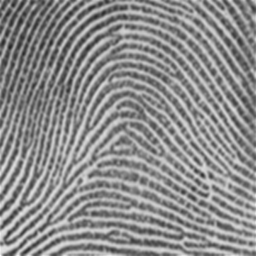
#> input picture PC4-PARALELA/arco1.tif, 256 x 256 px
$ python PC4_preg2.py
#> lines starting #> are read from the running program, lines starting #| are printed output that depends on the picture
import numpy as np
import math
import os
from PIL import Image
import threading
import os
import time
import matplotlib.pyplot as plt

# numero de hilos a crear sera igual al numero procesadores disponibles
num_threads = os.cpu_count()


'''
Se implementa una red de Kohonen (SOM) para clasificar huellas
digitales en 4 tipos:

LEFT_LOOP
RIGHT_LOOP
WHORL
ARCO
'''
# datos globales
LEFT_LOOP   = 1
RIGHT_LOOP  = 2
WHORL       = 3
ARCO        = 4

#matriz de 5×5 da el peso de vecindad de cada neurona alrededor
#de la ganadora. El centro (1) es máxima influencia, y los demás
# decaen tipo gaussiano discreto
vecindad_gaussiana = np.array(
    [[0,0,0.125,0,0],
     [0,0.25,0.5,0.25,0],
     [0.125,0.5,1,0.5,0.125],
     [0,0.25,0.5,0.25,0],
     [0,0,0.125,0,0]], np.float32)


# definen los kernels Sobel gx, gy.
def sobel(patron):
    m,n = patron.shape
    I = np.array(patron,np.float32)
    Gx = np.zeros([m-2,n-2],np.float32)
    Gy = np.zeros([m-2,n-2],np.float32)
    gx = [[-1,0,1],[-2,0,2],[-1,0,1]]
    gy = [[1,2,1],[0,0,0],[-1,-2,-1]]
    for i in range(1,m-2):
        for j in range(1,n-2):
            Gx[i-1,j-1] = sum(sum(I[i-1:i+2,j-1:j+2]*gx))
            Gy[i-1,j-1] = sum(sum(I[i-1:i+2,j-1:j+2]*gy))
    return Gx,Gy

# filtro de mediana 3×3. Hace un padding de 1 píxel (para d=3) alrededor de G
def medfilt2(G,d=3):
    m,n = G.shape
    temp = np.zeros([m+2*(d//2),n+2*(d//2)],np.float32)
    salida = np.zeros([m,n],np.float32)
    temp[1:m+1,1:n+1] = G
    for i in range(1,m):
        for j in range(1,n):
            A = np.asarray(temp[i-1:i+2,j-1:j+2]).reshape(-1)
            salida[i-1,j-1] = np.sort(A)[d+1]
    return salida

# mapa de orientaciones
def orientacion(patron,w):
    Gx,Gy = sobel(patron)
    Gx = medfilt2(np.array(Gx,np.float32))
    Gy = medfilt2(np.array(Gy,np.float32))
    m,n = Gx.shape
    mOrientaciones = np.zeros([m//w,n//w],np.float32)
    for i in range(m//w):
        for j in range(n//w):
            YY = sum(sum(2*Gx[i*w:(i+1)*w,0:1]*Gy[i*w:(i+1)*w,0:1]))
            XX = sum(sum(Gx[i*w:(i+1)*w,0:1]**2-Gy[i*w:(i+1)*w,0:1]**2))
            mOrientaciones[i,j] = (0.5*math.atan2(YY,XX) + math.pi/2.0)*(18.0/math.pi)
    return mOrientaciones

# calculo de salidas de la red SOM, usando programacion secuencial
# [84 lines left out: functions kohonen_salidas, kohonen_salidas_hilos, kohonen_reforzamiento, not called in this run]

# vector representativo de una imagen
def representativo(archivo):
    # Listar todos los archivos del directorio actual
    archivos = os.listdir(os.getcwd())

    # Buscar archivo ignorando mayusculas/minusculas
    archivo_encontrado = None
    for f in archivos:
        if f.lower() == archivo.lower():
            archivo_encontrado = f
            break
    # Si no se encuentra, mostrar error con información clara
    if archivo_encontrado is None:
        raise FileNotFoundError(f"No se encontró '{archivo}'")

    # Abrir ahora el archivo verdadero encontrado
    im = Image.open(archivo_encontrado)
    m, n = im.size
    imarray = np.array(im, np.float32)
    patron = imarray[1:m-1, 1:n-1]    # 254x254
    EE = orientacion(patron, 14)      # 18x18
    return np.asarray(EE).reshape(-1) # 1x324

# clasificacion de una imagen
# [8 lines left out: function mapear, not called in this run]

#############  MULTIPLES CORRIDAS AUTOMATICAS ##############
# guardar tiempos:
epocas = []
tiempos_secuencial = []
tiempos_paralelo = []

# cargar patrones una sola vez
EEE = np.zeros([15,324],np.float32)
nombres = [
    'arco1.tif','whorl1.tif','right1.tif','left1.tif',
    'arco2.tif','whorl2.tif','right2.tif','left2.tif',
    'arco3.tif','whorl3.tif','right3.tif','left3.tif',
    'arco4.tif','whorl4.tif','right4.tif'
]
for k in range(15):
    EEE[k,:] = representativo(nombres[k])
#> in representativo, im is the input picture: PIL image 256x256 P; min 36, max 245, mean 139.9
#> in representativo, `imarray = np.array(im, np.float32)`:
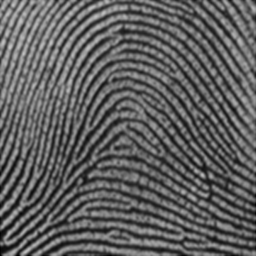
#> imarray: shape (256, 256) float32; min 0, max 196, mean 95.1
#> in representativo, `patron = imarray[1:m-1, 1:n-1]`:
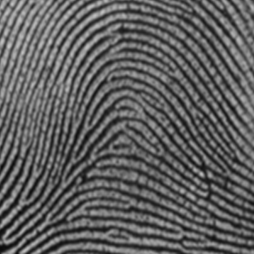
#> patron: shape (254, 254) float32; min 10, max 196, mean 95.2
#> after the loop in sobel, `for i in range(1,m-2):`:
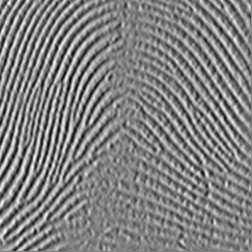
#> Gx: shape (252, 252) float32; min -398, max 386, mean 0; drawn with min black and max white
#> after the loop in sobel, `for i in range(1,m-2):`:
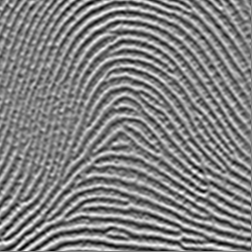
#> Gy: shape (252, 252) float32; min -351, max 344, mean 0.4; drawn with min black and max white
#> in medfilt2, `temp[1:m+1,1:n+1] = G`:
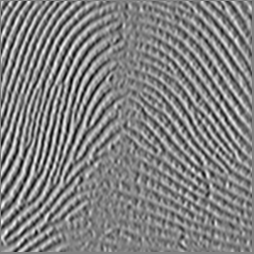
#> temp: shape (254, 254) float32; min -398, max 386, mean 0; drawn with min black and max white
#> call 2 of medfilt2, with d = 3
#> in medfilt2 (call 2), `temp[1:m+1,1:n+1] = G`:
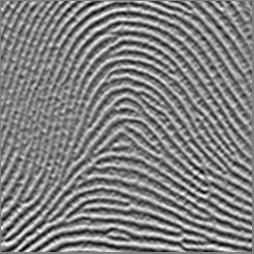
#> temp: shape (254, 254) float32; min -351, max 344, mean 0.4; drawn with min black and max white
#> pass 2 of the loop `for k in range(15):`:
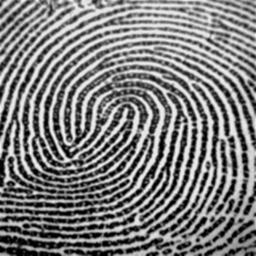
#> input picture PC4-PARALELA/whorl1.tif, 256 x 256 px
#> in representativo, im is the input picture: PIL image 256x256 P; min 0, max 245, mean 123.7
#> after the loop in sobel (call 2), `for i in range(1,m-2):`:
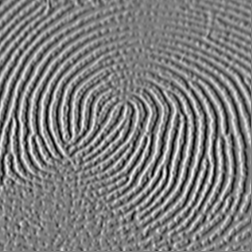
#> Gx: shape (252, 252) float32; min -714, max 731, mean -0.7; drawn with min black and max white
#> after the loop in medfilt2 (call 4), `for i in range(1,m):`:
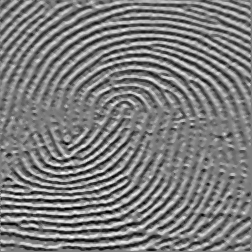
#> salida: shape (252, 252) float32; min -561, max 583, mean -2.3; drawn with min black and max white
#> pass 3 of the loop `for k in range(15):`:
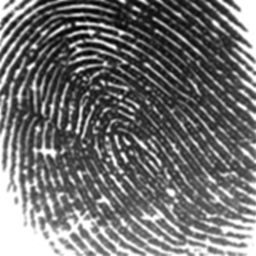
#> input picture PC4-PARALELA/right1.tif, 256 x 256 px
#> in representativo, im is the input picture: PIL image 256x256 P; min 0, max 255, mean 112.6
#> after the loop in sobel (call 3), `for i in range(1,m-2):`:
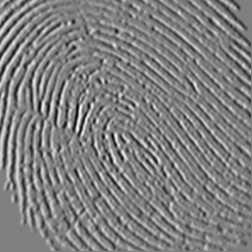
#> Gx: shape (252, 252) float32; min -637, max 633, mean 0.5; drawn with min black and max white
#> after the loop in medfilt2 (call 6), `for i in range(1,m):`:
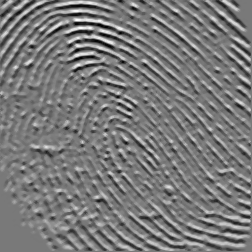
#> salida: shape (252, 252) float32; min -527, max 583, mean 3.1; drawn with min black and max white
#> (the run stopped early here; a loop or call above may not have finished)
